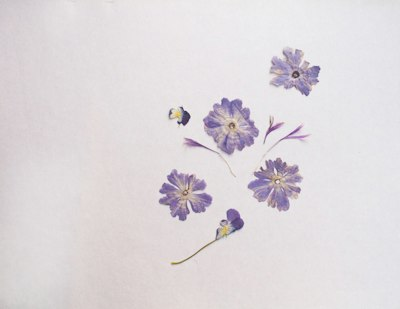
#> input picture assets/specimens-src/pressed-flowers.jpg, 400 x 309 px; its folder holds only this picture in this run
$ python gen-specimens.py
#> lines starting #> are read from the running program, lines starting #| are printed output that depends on the picture
### scripts/gen_photos_grade.py
"""The Papyr photo grade, shared by gen-photos.py and gen-specimens.py.

Pulls hue and black point toward the brand palette (cream highlights, brown
shadows) while keeping luminance detail, so photos from different shoots read
as one.
"""
import numpy as np
from PIL import Image

SHADOW = np.array([0.173, 0.149, 0.125], dtype=np.float32)     # #2c2620
HIGHLIGHT = np.array([0.980, 0.965, 0.937], dtype=np.float32)  # #faf6ef


def grade(im, strength, warmth=0.0, lift=0.0):
#> called with strength = 0.34, warmth = 0.03, lift = 0
    a = np.asarray(im.convert("RGB")).astype(np.float32) / 255.0
    lum = (a @ np.array([0.2126, 0.7152, 0.0722], dtype=np.float32))[..., None]
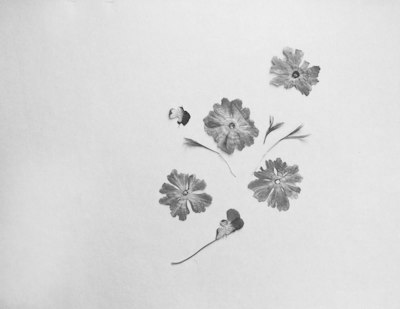
#> lum: shape (309, 400, 1) float32; min 0.175, max 0.954, mean 0.855
    duo = SHADOW + (HIGHLIGHT - SHADOW) * lum
    out = a * (1.0 - strength) + duo * strength
    if warmth:
        out = out * np.array([1.0 + warmth, 1.0, 1.0 - warmth * 1.4], dtype=np.float32)
    if lift:
        out = out * (1.0 - lift) + lift
    out = np.clip((out - 0.5) * 0.96 + 0.5 + 0.012, 0.0, 1.0)
    return Image.fromarray((out * 255.0).astype(np.uint8))

### scripts/gen-specimens.py
#!/usr/bin/env python3
"""Grade and encode the small "specimen" photographs used on the landing page.

Sources live in assets/specimens-src/ (see assets/specimens-src/CREDITS.md for
where each one came from). They are graded with the same split-tone as the
large lifestyle photos so the whole page reads as one shoot, then written as
WebP at every width the source can honestly supply.

Drop a higher-resolution file over any source (same filename) and re-run:
the extra widths are written; add them to the <img> srcset in index.html.

Requires Pillow and numpy.  Usage:  python3 scripts/gen-specimens.py
"""
import os
import sys

from PIL import Image

sys.path.insert(0, os.path.dirname(os.path.abspath(__file__)))
from gen_photos_grade import grade  # noqa: E402

ROOT = os.path.dirname(os.path.dirname(os.path.abspath(__file__)))
SRC_DIR = os.path.join(ROOT, "assets", "specimens-src")
OUT_DIR = os.path.join(ROOT, "assets", "photos")

WIDTHS = (400, 800, 1200)

JOBS = {
    "pressed-flowers": dict(strength=0.34, warmth=0.030, lift=0.0),
}


def main():
    os.makedirs(OUT_DIR, exist_ok=True)
    for name, job in JOBS.items():
        src = os.path.join(SRC_DIR, name + ".jpg")
        if not os.path.exists(src):
            print("skip (missing):", src)
            continue
        im = grade(Image.open(src), **job)
        for w in WIDTHS:
            if w > im.width and w != WIDTHS[0]:
                continue  # never upscale
            out = im if w >= im.width else im.resize(
                (w, round(im.height * w / im.width)), Image.LANCZOS)
            path = os.path.join(OUT_DIR, f"specimen-{name}-{w}.webp")
            out.save(path, "WEBP", quality=80, method=6)
            print(f"{path}  {out.width}x{out.height}  {os.path.getsize(path)//1024} KB")


if __name__ == "__main__":
    main()
